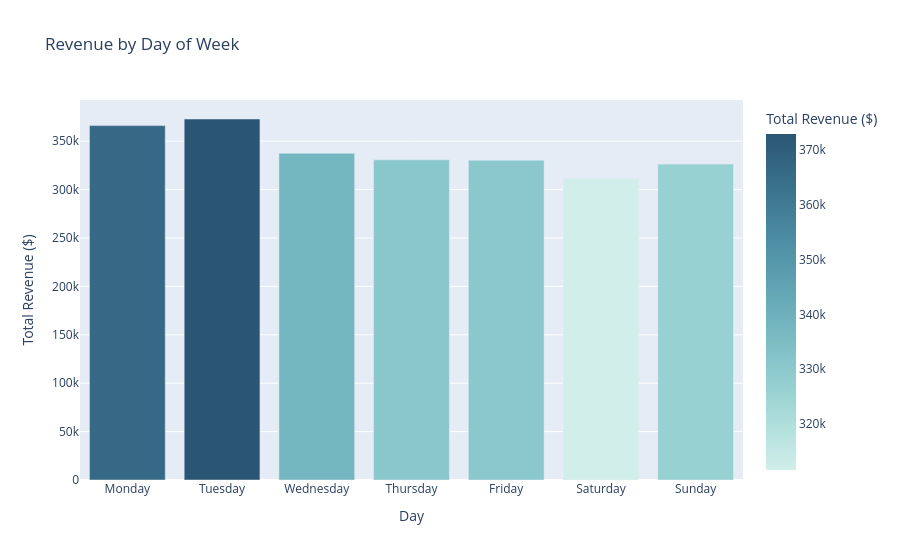

Notebook cell for this chart:
### Markdown cell above
## Chart 5: Seasonal and day of week patterns

### Code cell
dow_revenue = df.groupby('day_of_week')['line_revenue'].sum().reset_index()
day_order = ['Monday','Tuesday','Wednesday','Thursday','Friday','Saturday','Sunday']
dow_revenue['day_of_week'] = pd.Categorical(dow_revenue['day_of_week'], categories=day_order, ordered=True)
dow_revenue = dow_revenue.sort_values('day_of_week')

fig = px.bar(
    dow_revenue,
    x='day_of_week',
    y='line_revenue',
    title='Revenue by Day of Week',
    labels={'day_of_week': 'Day', 'line_revenue': 'Total Revenue ($)'},
    color='line_revenue',
    color_continuous_scale='teal'
)
fig.write_html('../charts/m1_dow_revenue.html')
fig.show()
print("Chart 5 saved")

### Figure 1 — Plotly figure (JSON) as saved in the notebook; plotly's stock layout.template omitted (floating-point values rounded to 4 significant figures)
{"data": [{"hovertemplate": "Day=%{x}<br>Total Revenue ($)=%{marker.color}<extra></extra>", "legendgroup": "", "marker": {"color": [366100.0, 372900.0, 337500.0, 330700.0, 330400.0, 311600.0, 326300.0], "coloraxis": "coloraxis", "pattern": {"shape": ""}}, "name": "", "orientation": "v", "showlegend": false, "textposition": "auto", "type": "bar", "x": ["Monday", "Tuesday", "Wednesday", "Thursday", "Friday", "Saturday", "Sunday"], "xaxis": "x", "y": [366100.0, 372900.0, 337500.0, 330700.0, 330400.0, 311600.0, 326300.0], "yaxis": "y"}], "layout": {"barmode": "relative", "coloraxis": {"colorbar": {"title": {"text": "Total Revenue ($)"}}, "colorscale": [[0, "rgb(209, 238, 234)"], [0.1667, "rgb(168, 219, 217)"], [0.3333, "rgb(133, 196, 201)"], [0.5, "rgb(104, 171, 184)"], [0.6667, "rgb(79, 144, 166)"], [0.8333, "rgb(59, 115, 143)"], [1, "rgb(42, 86, 116)"]]}, "legend": {"tracegroupgap": 0}, "title": {"text": "Revenue by Day of Week"}, "xaxis": {"anchor": "y", "domain": [0, 1], "title": {"text": "Day"}}, "yaxis": {"anchor": "x", "domain": [0, 1], "title": {"text": "Total Revenue ($)"}}}}
